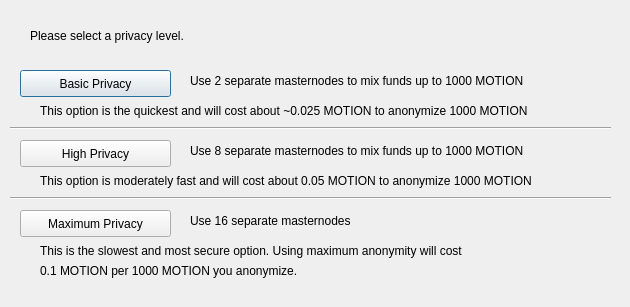
<?xml version="1.0" encoding="UTF-8"?>
<ui version="4.0">
 <class>DarksendConfig</class>
 <widget class="QDialog" name="DarksendConfig">
  <property name="geometry">
   <rect>
    <x>0</x>
    <y>0</y>
    <width>630</width>
    <height>307</height>
   </rect>
  </property>
  <property name="windowTitle">
   <string>Configure PrivateSend</string>
  </property>
  <widget class="QPushButton" name="buttonBasic">
   <property name="geometry">
    <rect>
     <x>20</x>
     <y>70</y>
     <width>151</width>
     <height>27</height>
    </rect>
   </property>
   <property name="text">
    <string>Basic Privacy</string>
   </property>
  </widget>
  <widget class="QPushButton" name="buttonHigh">
   <property name="geometry">
    <rect>
     <x>20</x>
     <y>140</y>
     <width>151</width>
     <height>27</height>
    </rect>
   </property>
   <property name="text">
    <string>High Privacy</string>
   </property>
  </widget>
  <widget class="QPushButton" name="buttonMax">
   <property name="geometry">
    <rect>
     <x>20</x>
     <y>210</y>
     <width>151</width>
     <height>27</height>
    </rect>
   </property>
   <property name="text">
    <string>Maximum Privacy</string>
   </property>
  </widget>
  <widget class="QLabel" name="label">
   <property name="geometry">
    <rect>
     <x>30</x>
     <y>20</y>
     <width>571</width>
     <height>31</height>
    </rect>
   </property>
   <property name="text">
    <string>Please select a privacy level.</string>
   </property>
  </widget>
  <widget class="QLabel" name="label_2">
   <property name="geometry">
    <rect>
     <x>190</x>
     <y>70</y>
     <width>421</width>
     <height>21</height>
    </rect>
   </property>
   <property name="text">
    <string>Use 2 separate masternodes to mix funds up to 1000 MOTION</string>
   </property>
  </widget>
  <widget class="QLabel" name="label_3">
   <property name="geometry">
    <rect>
     <x>190</x>
     <y>140</y>
     <width>411</width>
     <height>21</height>
    </rect>
   </property>
   <property name="text">
    <string>Use 8 separate masternodes to mix funds up to 1000 MOTION</string>
   </property>
  </widget>
  <widget class="QLabel" name="label_4">
   <property name="geometry">
    <rect>
     <x>190</x>
     <y>210</y>
     <width>421</width>
     <height>21</height>
    </rect>
   </property>
   <property name="text">
    <string>Use 16 separate masternodes</string>
   </property>
  </widget>
  <widget class="QLabel" name="label_6">
   <property name="geometry">
    <rect>
     <x>40</x>
     <y>100</y>
     <width>561</width>
     <height>21</height>
    </rect>
   </property>
   <property name="text">
    <string>This option is the quickest and will cost about ~0.025 MOTION to anonymize 1000 MOTION</string>
   </property>
  </widget>
  <widget class="QLabel" name="label_7">
   <property name="geometry">
    <rect>
     <x>40</x>
     <y>170</y>
     <width>561</width>
     <height>21</height>
    </rect>
   </property>
   <property name="text">
    <string>This option is moderately fast and will cost about 0.05 MOTION to anonymize 1000 MOTION</string>
   </property>
  </widget>
  <widget class="QLabel" name="label_8">
   <property name="geometry">
    <rect>
     <x>40</x>
     <y>240</y>
     <width>561</width>
     <height>21</height>
    </rect>
   </property>
   <property name="text">
    <string>This is the slowest and most secure option. Using maximum anonymity will cost</string>
   </property>
  </widget>
  <widget class="QLabel" name="label_9">
   <property name="geometry">
    <rect>
     <x>40</x>
     <y>260</y>
     <width>561</width>
     <height>21</height>
    </rect>
   </property>
   <property name="text">
    <string>0.1 MOTION per 1000 MOTION you anonymize.</string>
   </property>
  </widget>
  <widget class="Line" name="line">
   <property name="geometry">
    <rect>
     <x>10</x>
     <y>120</y>
     <width>601</width>
     <height>16</height>
    </rect>
   </property>
   <property name="orientation">
    <enum>Qt::Horizontal</enum>
   </property>
  </widget>
  <widget class="Line" name="line_2">
   <property name="geometry">
    <rect>
     <x>10</x>
     <y>190</y>
     <width>601</width>
     <height>16</height>
    </rect>
   </property>
   <property name="orientation">
    <enum>Qt::Horizontal</enum>
   </property>
  </widget>
 </widget>
 <resources/>
 <connections/>
</ui>
